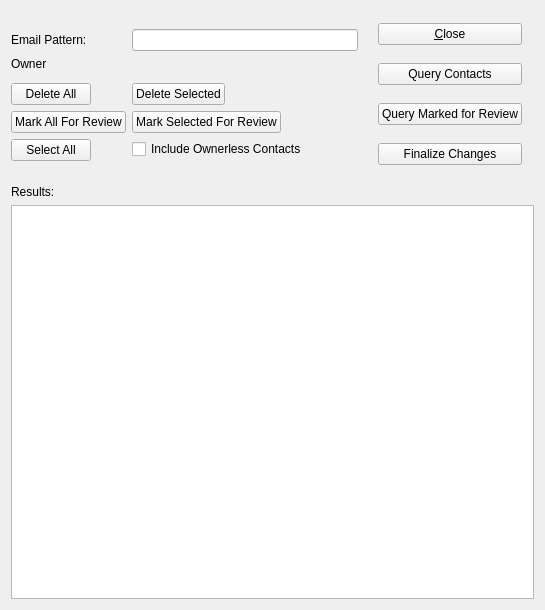
<?xml version="1.0" encoding="UTF-8"?>
<ui version="4.0">
 <comment>This file is part of the xTuple ERP application suite,
and is Copyright (c) 1999-2019 by OpenMFG LLC, d/b/a xTuple.
It is licensed to you under the xTuple End-User License Agreement ("the
EULA"), the full text of which is available at www.xtuple.com/EULA.
By using this software, you agree to be bound by the terms of the EULA.</comment>
 <class>junkSearch</class>
 <widget class="QWidget" name="junkSearch">
  <property name="geometry">
   <rect>
    <x>0</x>
    <y>0</y>
    <width>545</width>
    <height>610</height>
   </rect>
  </property>
  <property name="windowTitle">
   <string>Junk Contact Search Tool</string>
  </property>
  <layout class="QGridLayout" name="gridLayout">
   <item row="1" column="0">
    <widget class="QLabel" name="_resultsLit">
     <property name="text">
      <string>Results:</string>
     </property>
     <property name="buddy">
      <cstring>_results</cstring>
     </property>
    </widget>
   </item>
   <item row="0" column="1">
    <layout class="QVBoxLayout" name="verticalLayout">
     <property name="leftMargin">
      <number>14</number>
     </property>
     <property name="rightMargin">
      <number>12</number>
     </property>
     <item>
      <widget class="QPushButton" name="_close">
       <property name="text">
        <string>&amp;Close</string>
       </property>
       <property name="checkable">
        <bool>false</bool>
       </property>
      </widget>
     </item>
     <item>
      <spacer name="verticalSpacer_3">
       <property name="orientation">
        <enum>Qt::Vertical</enum>
       </property>
       <property name="sizeType">
        <enum>QSizePolicy::Maximum</enum>
       </property>
       <property name="sizeHint" stdset="0">
        <size>
         <width>20</width>
         <height>0</height>
        </size>
       </property>
      </spacer>
     </item>
     <item>
      <widget class="QPushButton" name="_query">
       <property name="text">
        <string>Query Contacts</string>
       </property>
      </widget>
     </item>
     <item>
      <widget class="QPushButton" name="queryMarked">
       <property name="text">
        <string>Query Marked for Review</string>
       </property>
      </widget>
     </item>
     <item>
      <spacer name="verticalSpacer">
       <property name="orientation">
        <enum>Qt::Vertical</enum>
       </property>
       <property name="sizeType">
        <enum>QSizePolicy::Preferred</enum>
       </property>
       <property name="sizeHint" stdset="0">
        <size>
         <width>20</width>
         <height>0</height>
        </size>
       </property>
      </spacer>
     </item>
     <item>
      <widget class="QPushButton" name="finalizeButton">
       <property name="text">
        <string>Finalize Changes</string>
       </property>
      </widget>
     </item>
    </layout>
   </item>
   <item row="2" column="0" colspan="2">
    <widget class="XTreeWidget" name="_results">
     <property name="minimumSize">
      <size>
       <width>0</width>
       <height>250</height>
      </size>
     </property>
     <property name="alternatingRowColors">
      <bool>true</bool>
     </property>
     <property name="selectionMode">
      <enum>QAbstractItemView::MultiSelection</enum>
     </property>
     <property name="sortingEnabled">
      <bool>true</bool>
     </property>
     <property name="columnCount">
      <number>0</number>
     </property>
     <attribute name="headerCascadingSectionResizes">
      <bool>true</bool>
     </attribute>
     <attribute name="headerMinimumSectionSize">
      <number>80</number>
     </attribute>
     <zorder>qt_scrollarea_viewport</zorder>
    </widget>
   </item>
   <item row="0" column="0">
    <layout class="QFormLayout" name="formLayout">
     <property name="fieldGrowthPolicy">
      <enum>QFormLayout::ExpandingFieldsGrow</enum>
     </property>
     <property name="topMargin">
      <number>18</number>
     </property>
     <property name="bottomMargin">
      <number>18</number>
     </property>
     <item row="1" column="0">
      <widget class="QLabel" name="_searchMeLit">
       <property name="text">
        <string>Email Pattern: </string>
       </property>
       <property name="buddy">
        <cstring>_searchMe</cstring>
       </property>
      </widget>
     </item>
     <item row="1" column="1">
      <widget class="XLineEdit" name="_searchMe"/>
     </item>
     <item row="3" column="0">
      <widget class="QLabel" name="label">
       <property name="text">
        <string>Owner</string>
       </property>
      </widget>
     </item>
     <item row="3" column="1">
      <widget class="EmpCluster" name="empCluster"/>
     </item>
     <item row="4" column="1">
      <widget class="DateCluster" name="dates">
       <property name="enabled">
        <bool>true</bool>
       </property>
      </widget>
     </item>
     <item row="5" column="0">
      <widget class="QPushButton" name="deleteAllButton">
       <property name="text">
        <string>Delete All</string>
       </property>
      </widget>
     </item>
     <item row="5" column="1">
      <widget class="QPushButton" name="deleteSelectedButton">
       <property name="text">
        <string>Delete Selected</string>
       </property>
      </widget>
     </item>
     <item row="6" column="0">
      <widget class="QPushButton" name="reviewAllButton">
       <property name="text">
        <string>Mark All For Review</string>
       </property>
      </widget>
     </item>
     <item row="6" column="1">
      <widget class="QPushButton" name="reviewSelectedButton">
       <property name="text">
        <string>Mark Selected For Review</string>
       </property>
      </widget>
     </item>
     <item row="7" column="0">
      <widget class="QPushButton" name="markAllButton">
       <property name="text">
        <string>Select All</string>
       </property>
      </widget>
     </item>
     <item row="7" column="1">
      <widget class="QCheckBox" name="ownerlessBox">
       <property name="text">
        <string>Include Ownerless Contacts</string>
       </property>
      </widget>
     </item>
    </layout>
   </item>
  </layout>
 </widget>
 <customwidgets>
  <customwidget>
   <class>DateCluster</class>
   <extends>QWidget</extends>
   <header>datecluster.h</header>
  </customwidget>
  <customwidget>
   <class>EmpCluster</class>
   <extends>QWidget</extends>
   <header>empcluster.h</header>
  </customwidget>
  <customwidget>
   <class>XLineEdit</class>
   <extends>QLineEdit</extends>
   <header>xlineedit.h</header>
   <container>1</container>
  </customwidget>
  <customwidget>
   <class>XTreeWidget</class>
   <extends>QTreeWidget</extends>
   <header>xtreewidget.h</header>
   <container>1</container>
  </customwidget>
 </customwidgets>
 <tabstops>
  <tabstop>_searchMe</tabstop>
  <tabstop>_results</tabstop>
  <tabstop>_query</tabstop>
  <tabstop>_close</tabstop>
 </tabstops>
 <resources/>
 <connections>
  <connection>
   <sender>_close</sender>
   <signal>clicked()</signal>
   <receiver>newForm</receiver>
   <slot>close()</slot>
   <hints>
    <hint type="sourcelabel">
     <x>335</x>
     <y>31</y>
    </hint>
    <hint type="destinationlabel">
     <x>246</x>
     <y>7</y>
    </hint>
   </hints>
  </connection>
  <connection>
   <sender>markAllButton</sender>
   <signal>clicked()</signal>
   <receiver>_results</receiver>
   <slot>selectAll()</slot>
   <hints>
    <hint type="sourcelabel">
     <x>103</x>
     <y>281</y>
    </hint>
    <hint type="destinationlabel">
     <x>272</x>
     <y>472</y>
    </hint>
   </hints>
  </connection>
 </connections>
</ui>
